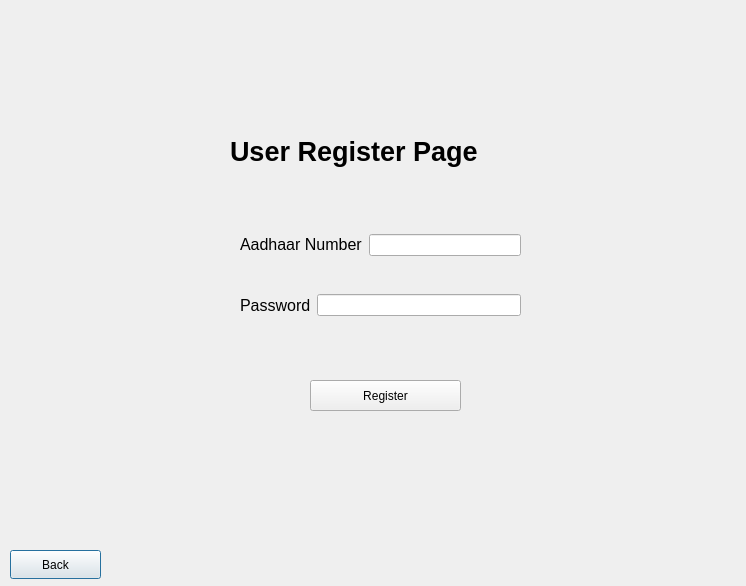
<?xml version="1.0" encoding="UTF-8"?>
<ui version="4.0">
 <class>User_register_page</class>
 <widget class="QDialog" name="User_register_page">
  <property name="geometry">
   <rect>
    <x>0</x>
    <y>0</y>
    <width>746</width>
    <height>586</height>
   </rect>
  </property>
  <property name="windowTitle">
   <string>Dialog</string>
  </property>
  <widget class="QLabel" name="user_register_page">
   <property name="geometry">
    <rect>
     <x>230</x>
     <y>130</y>
     <width>290</width>
     <height>44</height>
    </rect>
   </property>
   <property name="text">
    <string>&lt;html&gt;&lt;head/&gt;&lt;body&gt;&lt;p&gt;&lt;span style=&quot; font-size:20pt; font-weight:700;&quot;&gt;User Register Page&lt;/span&gt;&lt;/p&gt;&lt;/body&gt;&lt;/html&gt;</string>
   </property>
  </widget>
  <widget class="QPushButton" name="back_button">
   <property name="geometry">
    <rect>
     <x>10</x>
     <y>550</y>
     <width>91</width>
     <height>29</height>
    </rect>
   </property>
   <property name="text">
    <string>Back</string>
   </property>
  </widget>
  <widget class="QPushButton" name="user_register_button">
   <property name="geometry">
    <rect>
     <x>310</x>
     <y>380</y>
     <width>151</width>
     <height>31</height>
    </rect>
   </property>
   <property name="text">
    <string>Register</string>
   </property>
  </widget>
  <widget class="QWidget" name="">
   <property name="geometry">
    <rect>
     <x>240</x>
     <y>230</y>
     <width>281</width>
     <height>30</height>
    </rect>
   </property>
   <layout class="QHBoxLayout" name="horizontalLayout">
    <item>
     <widget class="QLabel" name="user_id_label">
      <property name="text">
       <string>&lt;html&gt;&lt;head/&gt;&lt;body&gt;&lt;p&gt;&lt;span style=&quot; font-size:12pt;&quot;&gt;Aadhaar Number&lt;/span&gt;&lt;/p&gt;&lt;/body&gt;&lt;/html&gt;</string>
      </property>
     </widget>
    </item>
    <item>
     <widget class="QLineEdit" name="user_id"/>
    </item>
   </layout>
  </widget>
  <widget class="QWidget" name="">
   <property name="geometry">
    <rect>
     <x>240</x>
     <y>290</y>
     <width>281</width>
     <height>31</height>
    </rect>
   </property>
   <layout class="QHBoxLayout" name="horizontalLayout_2">
    <item>
     <widget class="QLabel" name="user_password_label">
      <property name="text">
       <string>&lt;html&gt;&lt;head/&gt;&lt;body&gt;&lt;p&gt;&lt;span style=&quot; font-size:12pt;&quot;&gt;Password&lt;/span&gt;&lt;/p&gt;&lt;/body&gt;&lt;/html&gt;</string>
      </property>
     </widget>
    </item>
    <item>
     <widget class="QLineEdit" name="user_password"/>
    </item>
   </layout>
  </widget>
 </widget>
 <resources/>
 <connections/>
</ui>
